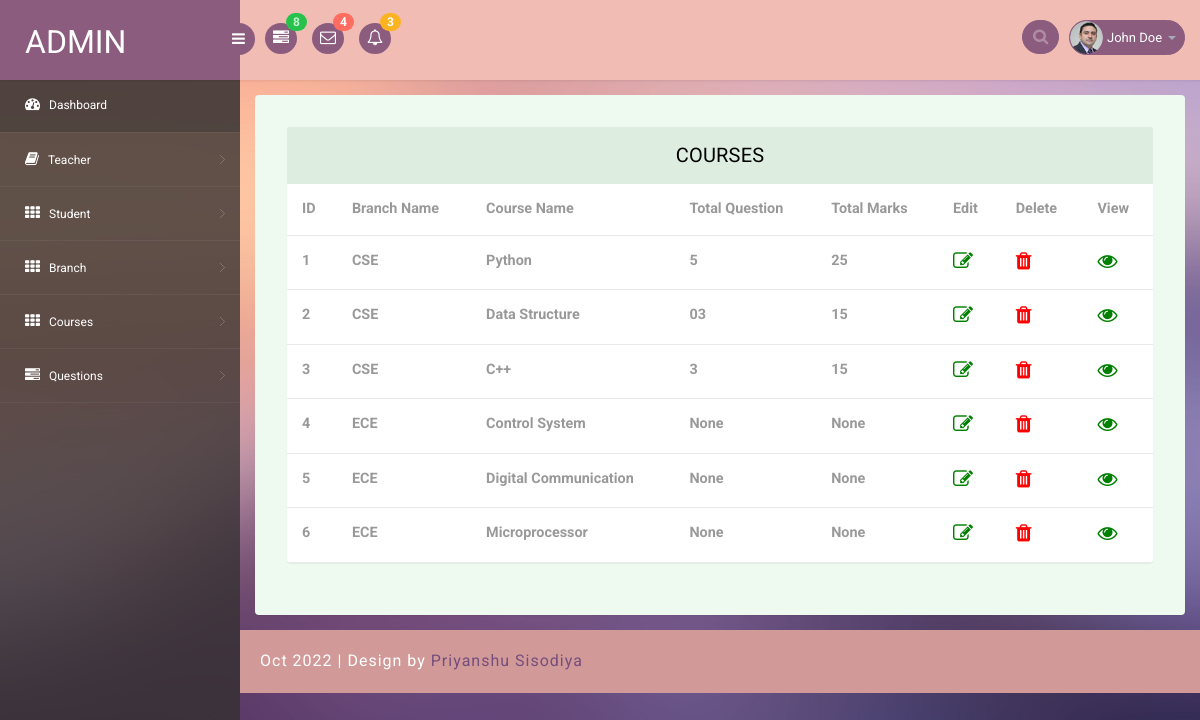
/veiwcourses, run on the app's committed database.
### Quiz_Management/models.py (models this page shows, shortened)
class Courses(models.Model):
    branch_name = models.ForeignKey(Branch, on_delete=models.CASCADE, null=True,blank=True)
    courses_name = models.CharField(max_length=200, null=True, blank=True)
    total_question = models.CharField(max_length=200, null=True, blank=True)
    total_marks = models.CharField(max_length=200, null=True, blank=True)
    time = models.CharField(max_length=200,null=True, blank=True)

class Branch(models.Model):
    branch_name = models.CharField(max_length=200, null=True, blank=True)

### Quiz_Management/views.py (the view)
# urls.py: path('veiwcourses',veiwcourses,name="veiwcourses"),
def veiwcourses(request):
    e = Courses.objects.all()
    return render(request, 'veiwcourses.html', locals())

### Quiz_Management/templates/veiwcourses.html
{% extends 'adminindex.html' %}
{% load static %}
{% block body %}
<section id="main-content">
    <section class="wrapper">
        <div class="table-agile-info">
            <div class="panel panel-default">
                <div class="panel-heading">
                    courses
                </div>
                <div>
                    <table class="table" ui-jq="footable" ui-options='{
        "paging": {
          "enabled": true
        },
        "filtering": {
          "enabled": true
        },
        "sorting": {
          "enabled": true
        }}'>
                        <thead>
                        <tr>
                            <th data-breakpoints="xs">ID</th>
                            <th>Branch Name</th>
                            <th>Course Name</th>
                            <th>Total Question</th>
                            <th>Total Marks</th>
                            <th>Edit</th>
                            <th>Delete</th>
                            <th>View</th>
                        </tr>
                        </thead>
                        <tbody>
                        {% for i in e %}
                        <tr>
                            <th>{{forloop.counter}}</th>
                            <th>{{i.branch_name.branch_name}}</th>
                            <th>{{i.courses_name}}</th>
                            <th>{{i.total_question }}</th>
                            <th>{{i.total_marks }}</th>
                            <th><a href="/updatedcourses/{{i.id}}"> <i class="fa fa-edit" style="font-size:20px;color:green;"></i></a> </td>
                            <th><a href="/deletecours/{{i.id}}"  onclick="return confirm('Are you sure want to delete?')"> <i class="fa fa-trash" style="font-size:20px;color:red;"></i></a> </td>
                            <th><a href="/veiwquestion/{{i.id}}"> <i class="fa fa-eye" style="font-size:20px;color:green;"></i></a> </td>
      </th>
                        </tr>
                        {% endfor %}
                        </tbody>
                    </table>
                </div>
            </div>
        </div>
    </section>
  <div class="footer">
			<div class="wthree-copyright">
			  <p> Oct 2022 | Design by <a href="https://www.linkedin.com/in/priyanshu-sisodiya-b724a8213/" target="_blank">Priyanshu Sisodiya</a></p>
			</div>
 </div>
</section>
{% endblock %}

### Quiz_Management/static/css/style.css (style rules this page uses)
p { margin: 0; }
html, body { font-family: 'Roboto', sans-serif; font-size: 100%; overflow-x: hidden; background: url(../images/bg.jpg) no-repeat 0px 0px; background-size:cover; }
body a { transition: 0.5s all ease; -webkit-transition: 0.5s all ease; -moz-transition: 0.5s all ease; -o-transition: 0.5s all ease; -ms-transition: 0.5s all ease; text-decoration:none; }
p { margin:0; }
#main-content { margin-left:240px; -webkit-transition:all .3s ease-in-out; -moz-transition:all .3s ease-in-out; -o-transition:all .3s ease-in-out; transition:all .3s ease-in-out; }
.footer { background: #d19a98; padding: 20px; }
.footer p { color: #fff; letter-spacing: 1px; }
.footer p a { color: #744e7d; }
.wrapper { display:inline-block; margin-top:80px; padding:15px; width:100%; }
.panel-heading { position: relative; height: 57px; line-height: 57px; letter-spacing: 0.2px; color: #000; font-size: 18px; font-weight: 400; padding: 0 16px; background:#ddede0; border-top-right-radius: 2px; border-top-left-radius: 2px; text-transform: uppercase; text-align: center; }
.panel { border: none ! important; }
.table>thead>tr>th { border-bottom: 1px solid #e1ab91 ! important; }
.table>tbody>tr>td, .table>tbody>tr>th, .table>tfoot>tr>td, .table>tfoot>tr>th, .table>thead>tr>td, .table>thead>tr>th { border-bottom: 1px solid #e9e9e9 ! important; }
.table > thead > tr > th, .table > tbody > tr > th, .table > tfoot > tr > th, .table > thead > tr > td, .table > tbody > tr > td, .table > tfoot > tr > td { border-top: none !important; }
.table td, .table>tbody>tr>td, .table>tbody>tr>th, .table>tfoot>tr>td, .table>tfoot>tr>th, .table>thead>tr>td, .table>thead>tr>th { padding: 15px!important; }
.table > thead > tr > th, .table > tbody > tr > th, .table > tfoot > tr > th, .table > thead > tr > td, .table > tbody > tr > td, .table > tfoot > tr > td { font-size: 0.9em; color: #999; border-top: none !important; }
.table-agile-info { background: #eef9f0; padding: 2em; border-radius: 4px; -webkit-box-shadow: 0 1px 1px rgba(0,0,0,.05); box-shadow: 0 1px 1px rgba(0,0,0,.05); }
.panel-default>.panel-heading { color: #000000 ! important; background-color: #ddede0 ! important; border-color: #ddede0 ! important; font-size: 20px; }

### data on the page
Courses: branch_name.branch_name "CSE", courses_name "Python", total_question "5", total_marks "25"
Courses: branch_name.branch_name "CSE", courses_name "Data Structure", total_question "03", total_marks "15"
Courses: branch_name.branch_name "CSE", courses_name "C++", total_question "3", total_marks "15"
Courses: branch_name.branch_name "ECE", courses_name "Control System", total_question "None", total_marks "None"
Courses: branch_name.branch_name "ECE", courses_name "Digital Communication", total_question "None", total_marks "None"
Courses: branch_name.branch_name "ECE", courses_name "Microprocessor", total_question "None", total_marks "None"
